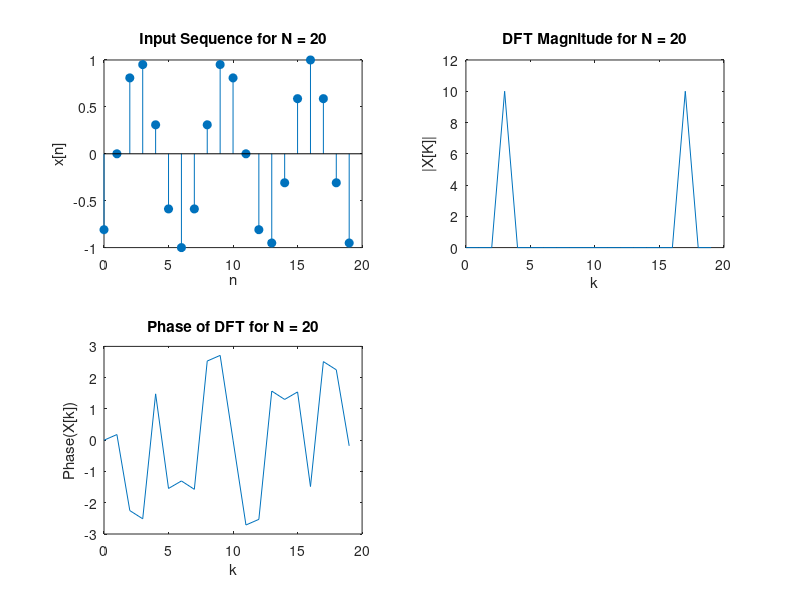

This figure's MATLAB source:
n = -200:200;
N = 20;
wo = 3*pi/10;  
x = sin(wo*(n-1));

x_truncated = x(1:N); 

X_k = fft(x_truncated, N);

figure;
subplot(2,2,1);
stem(0:N-1, x_truncated, 'filled'); 
title(['Input Sequence for N = ', num2str(N)]);
xlabel('n');
ylabel('x[n]');

subplot(2,2,2);
plot(0:N-1, abs(X_k)); 
title(['DFT Magnitude for N = ', num2str(N)]);
xlabel('k');
ylabel('|X[K]|');

subplot(2,2,3);
plot(0:N-1, angle(X_k)); 
title(['Phase of DFT for N = ', num2str(N)]);
xlabel('k');
ylabel('Phase(X[k])');
